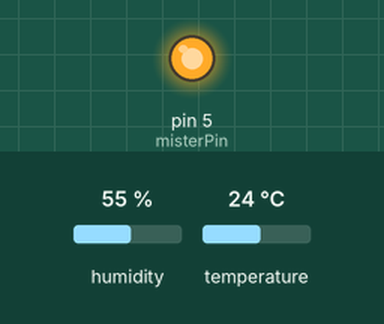
Recording of a sketch running on a simulated Arduino Uno, built with avr-gcc and run on an emulated ATmega328P. Parts: output pins drawn as LEDs (lit = HIGH). Wiring (inferred from the names in the program): DHT22 sensor: data pin 2. The inputs (shaded band) are chosen by the test bench; at power-on: humidity 55 %, temperature 24 °C. What the sketch prints to the serial monitor is not drawn.

Above: at 0.3 s.
Timing chart, 0 to 1.8 s (numbered marks = the images above):
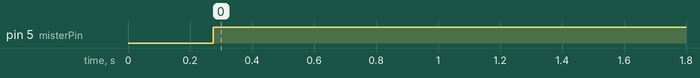

The sketch:

dht22sketch_jul04a.ino
```cpp
/* How to use the DHT-22 sensor with Arduino uno
   Temperature and humidity sensor
   More info: http://www.ardumotive.com/how-to-use-dht-22-sensor-en.html
   Dev: Michalis Vasilakis // Date: 1/7/2015 // www.ardumotive.com */

//Libraries
#include <DHT.h>

//Constants
#define DHTPIN 2     // what pin we're connected to
#define DHTTYPE DHT22   // DHT 22  (AM2302)
DHT dht(DHTPIN, DHTTYPE); //// Initialize DHT sensor for normal 16mhz Arduino


//Variables
int chk;
float hum;  //Stores humidity value
float temp; //Stores temperature value
const int misterPin = 5;

void setup()
{
 pinMode(misterPin, OUTPUT);
    Serial.begin(9600);
  dht.begin();

}

void loop()
{
    //Read data and store it to variables hum and temp
    hum = dht.readHumidity();
    temp= dht.readTemperature();
    //Print temp and humidity values to serial monitor
    Serial.print("Humidity: ");
    Serial.print(hum);
    Serial.print(" %, Temp: ");
    Serial.print(temp);
    Serial.println(" Celsius");

    if (hum <= 60) {
    digitalWrite(misterPin, HIGH);
    }
    else if (hum > 60) {
    digitalWrite(misterPin, LOW);
    }
    delay(3000); //Delay 3 sec.

    }
```

Measured:
- by itself, pin 5 (misterPin): LOW → HIGH at 0.28 s
